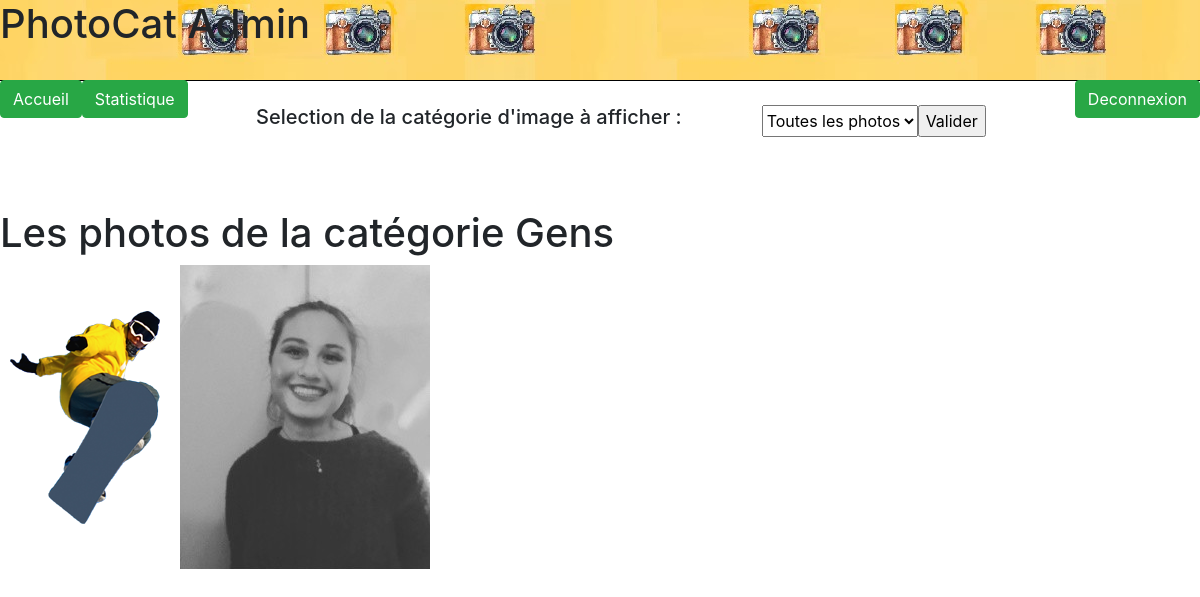
/page_administrateur.php?catId=5, run on an earlier commit of the app's database.
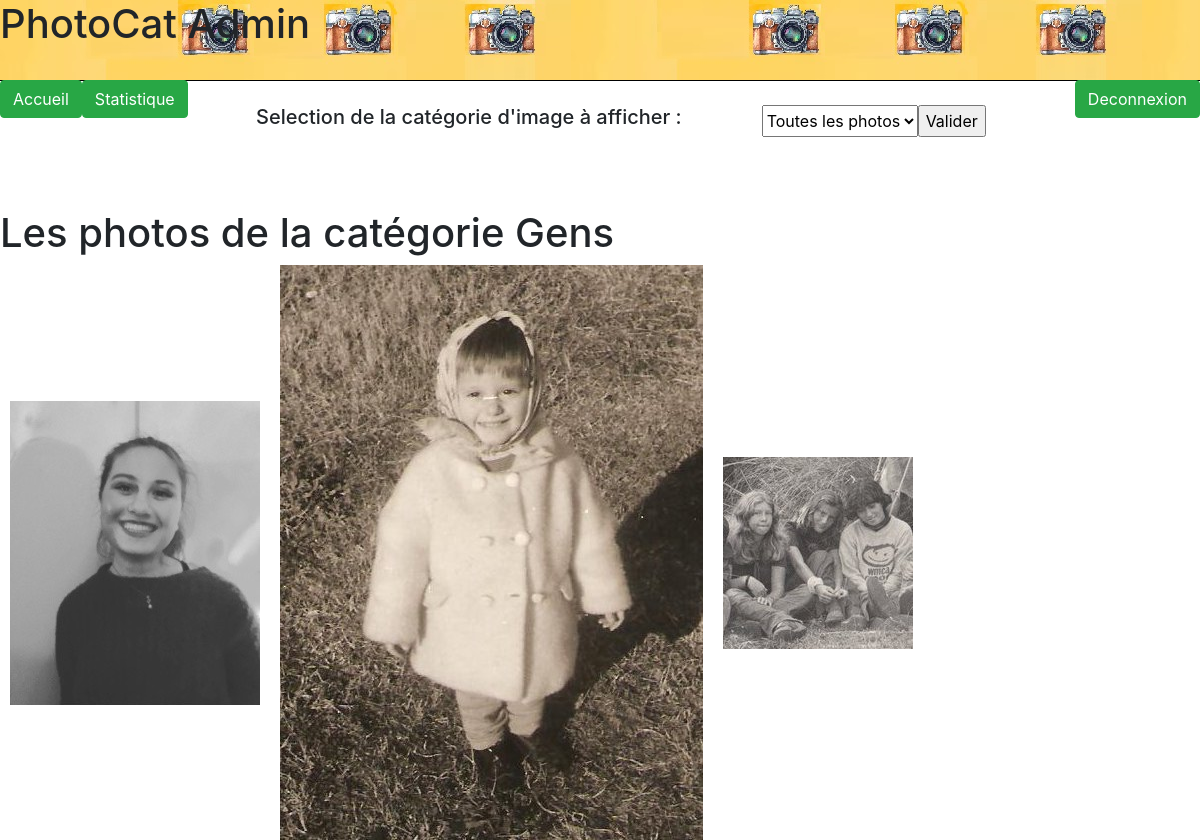
And on a later commit of the database.
### tables this page shows
CREATE TABLE IF NOT EXISTS Categorie (
  catId int NOT NULL AUTO_INCREMENT,
  nomCat varchar(255) NOT NULL,
  PRIMARY KEY (catId)
);

CREATE TABLE IF NOT EXISTS Photo (
  photoId int NOT NULL AUTO_INCREMENT,
  nomFich varchar(255) NOT NULL,
  description varchar(255) NOT NULL,
  catId int NOT NULL,
  utilId int NOT NULL,
  PRIMARY KEY (photoId),
  FOREIGN KEY (catId) REFERENCES Categorie (catId),
  FOREIGN KEY (utilId) REFERENCES utilisateur (utilId)
);

### bd.php (called while the page is built, shortened)
<?php
function executeQuery($link, $query)
{
	$resultat = mysqli_query($link, $query) ;
	if($resultat == FALSE){
		printf("Échec de la requête". mysqli_error($link)) ;
	}
	else {
		return $resultat;
	}
}
?>

### page_administrateur.php (the view, shortened to what this page needs)
<!doctype html>
<html lang="fr">
<head>
  <link rel="stylesheet" href="bootstrap.css">
  <link rel="stylesheet" href="accueil.css">
</head>
<body>
<?php
require_once('bd.php');
?>
<div style="background-image:url(img/accueil_bis.jpg);" ><B><h1>PhotoCat Admin</h1></B><br> </div>
	<nav class="crumbs">
	<form name="accueil_admin" action="page_administrateur.php?pseudo=<?php echo $_GET['pseudo']?>" method="POST">
	   <button style="float: left;" type="submit" name="accueil" class="btn btn-success">
		Accueil
		</button>
		<div class='connexion'>
		<button style="float: right;" type="submit" name="deconnexion" class="btn btn-success">
		Deconnexion
		</button>
		</div>
		</form>
		<form name="Stats" action="Stats.php" method="POST">
		<button style="float: left;" type="submit" name="Stats" class="btn btn-success">
		Statistique
		</button>
		</form>
	</nav><br>
<form action="function.php" method="post">
<div style="display:flex; margin-left:16em;">
	<h5> Selection de la catégorie d'image à afficher : </h5>
	<div style='display:flex; margin-left:5em;'>
        <select name="dowpdown" >
            <option value="0">Toutes les photos</option>
        </select>
    <input type="submit" name="show_dowpdown_value" value="Valider"/>
	</div>
	</div><br><br><br>
</form>
<?php if ((isset($_POST['show_dowpdown_value']) and $_POST['dowpdown'] !=0) or (isset($_GET['catId']))) {
    include("function.php");}
?>
</body>
</html>

### function.php (shortened to what this page needs)
<!doctype html>
<html lang="fr">
<head>
    <link rel="stylesheet" href="bootstrap.css">
    <link rel="stylesheet" href="accueil.css">
</head>
<body>
<?php
require_once ('bd.php');
$conn = getConnection('localhost', "p1926029", "ef5d0c", "p1926029");
if (isset($_GET['catId'])) {
    $Id = htmlspecialchars($_GET["catId"]);
    category($Id, $conn);
}
function category(int $cat, $link)
{
    $resultat_catNoms = executeQuery($link, "SELECT nomCat FROM Categorie WHERE catId = $cat");
    $row_catNom = $resultat_catNoms->fetch_assoc();
    echo "<h1>Les photos de la catégorie " . $row_catNom["nomCat"] . "</h1>";
    $resultat_photoId = executeQuery($link, "SELECT photoId FROM Photo WHERE catId = $cat");
    while ($row_photoId = $resultat_photoId->fetch_assoc()) {
        $resultat_imNom = executeQuery($link, "SELECT nomFich FROM Photo WHERE photoId = " . $row_photoId["photoId"] );
        $row_imNom = $resultat_imNom->fetch_assoc();
        $images = glob($GLOBALS['dir'] . $row_imNom["nomFich"], GLOB_BRACE);
        foreach ($images as $image):
            echo "<a href='details.php?photoId=" . $row_photoId["photoId"] . "'><img src='" . $image . "' hspace = '10' border = '5'/></a>";
        endforeach;
    }
}
?>
</body>
</html>

### accueil.css (style rules this page uses)
nav { border-bottom: 1px solid black; }
.connexion { position: relative; left: 0em; }

What changed in the data, as far as the page shows it:
no longer on this page (row edited): photo: nomFich (picture)
added photo: nomFich (picture)
added photo: nomFich (picture)
